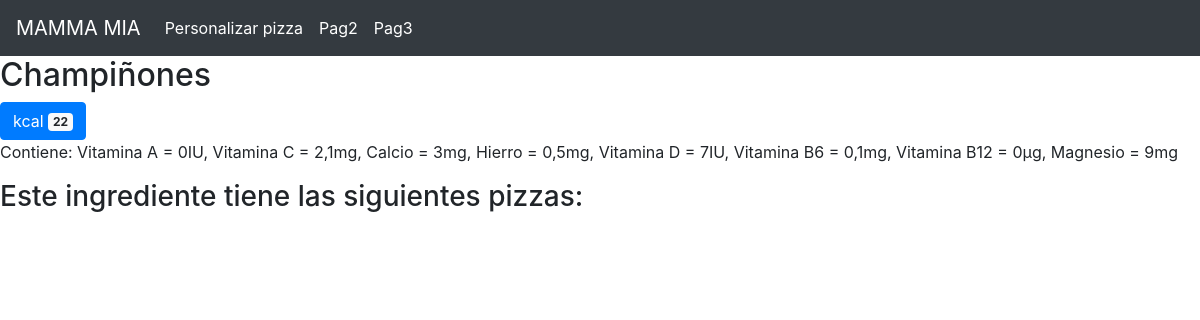
Screenshot of /ingredPage/7 with the database file from the repository.
### MammaMia/models.py (models this page shows, shortened)
class Ingrediente(models.Model):
    nameIn = models.CharField(max_length = 500)
    calorias = models.CharField(max_length = 4)
    descrip = models.CharField(max_length = 355)

### MammaMia/views.py (the view)
# urls.py: path('ingredPage/<int:pk>', views.ingredPage, name = 'ingredPage'),
def ingredPage(request, pk):
    ingrediente = get_object_or_404(Ingrediente, pk = pk)
    pizzas = Pizza.objects.filter(pk=pk)
    context = {'ingrediente':ingrediente, 'pizzas':pizzas}
    return render(request, 'ingredPage.html', context)

### MammaMia/templates/ingredPage.html (shortened to what this page needs)
{% extends 'base.html' %}
{% block content %}
    <div class="pizzasPorIngred">
        <h2>{{ingrediente.nameIn}} </h2>
        <button type="button" class="btn btn-primary">
            kcal <span class="badge badge-light">{{ingrediente.calorias}}</span>
        </button>
        <p>{{ingrediente.descrip}}</p>
        <h3> Este ingrediente tiene las siguientes pizzas:</h3>
    </div>
{% endblock %}

### rows the page displays
Ingrediente: nameIn "Champiñones", calorias "22", descrip "Contiene: Vitamina A = 0IU, Vitamina C = 2,1mg, Calcio = 3mg, Hierro = 0,5mg, Vitamina D = 7IU, Vitamina B6 = 0,1mg, Vitamina B12 = 0µg, Magnesio = 9mg"
